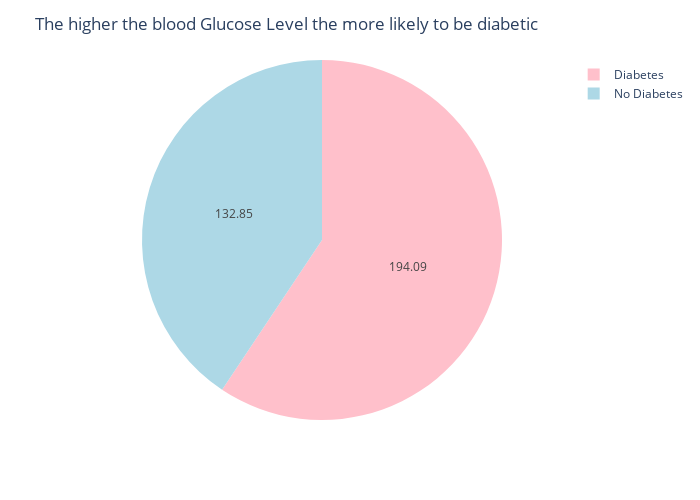

The code cell stored with this chart in its notebook:
### Code cell
fig = px.pie(glc_diab_count.round(2), values="blood_glucose_level", names=glc_diab_count.index, color_discrete_sequence=["pink", "lightblue"])
fig.update_layout(width=700, height=500, title_text="The higher the blood Glucose Level the more likely to be diabetic")
fig.update_traces(textposition='inside', textinfo='value')

### Figure 1 — Plotly figure (JSON) as saved in the notebook; plotly's stock layout.template omitted (floating-point values rounded to 4 significant figures)
{"data": [{"domain": {"x": [0, 1], "y": [0, 1]}, "hovertemplate": "index=%{label}<br>blood_glucose_level=%{value}<extra></extra>", "labels": ["No Diabetes", "Diabetes"], "legendgroup": "", "name": "", "showlegend": true, "textinfo": "value", "textposition": "inside", "type": "pie", "values": [132.8, 194.1]}], "layout": {"height": 500, "legend": {"tracegroupgap": 0}, "margin": {"t": 60}, "piecolorway": ["pink", "lightblue"], "title": {"text": "The higher the blood Glucose Level the more likely to be diabetic"}, "width": 700}}
